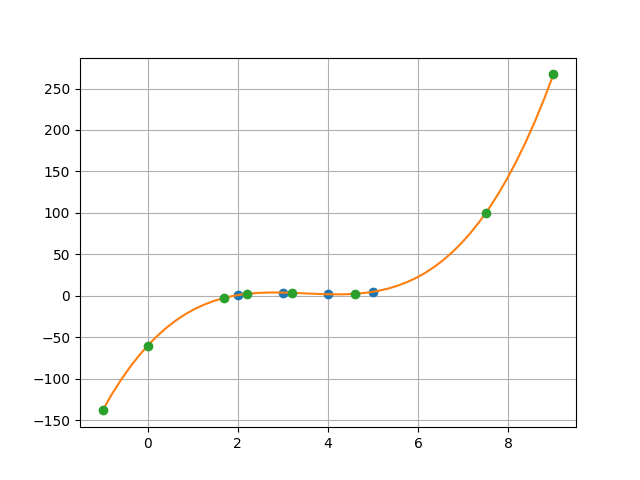

The script that drew this image:
import numpy as np
import matplotlib.pyplot as plt

def lagrange(x, y, t):
	z = 0
	for j in range(len(y)):
		p1 = 1; p2 = 1
		for i in range(len(x)):
			if i == j:
				p1 = p1*1; p2 = p2*1
			else:
				p1 = p1*(t - x[i])
				p2 = p2*(x[j] - x[i])
		z = z + y[j]*p1 / p2
	return z

xFile = open('train.dat', 'r')
yFile = open('train.ans', 'r')
testXfile = open('test.dat', 'r')
testYfile = open('test.ans', 'w')

n = int(xFile.readline()) # fill arrays
m = int(testXfile.readline())
x = [float(i) for i in xFile.readline().split()]
y = [float(i) for i in yFile.readline().split()]

z = [float(i) for i in testXfile.readline().split()] # find new points
f = [lagrange(x, y, i) for i in z]

min_xz = min(np.min(x), np.min(z))
max_xz =  max(np.max(x), np.max(z))

xnew = np.linspace(min_xz , max_xz, 50)
ynew = [lagrange(x, y, i) for i in xnew]

xFile.close()
yFile.close()
testXfile.close()
testYfile.close()

plt.plot(x, y, 'o', xnew, ynew)
plt.plot(z, f, 'o')
plt.grid(True)
plt.show()
